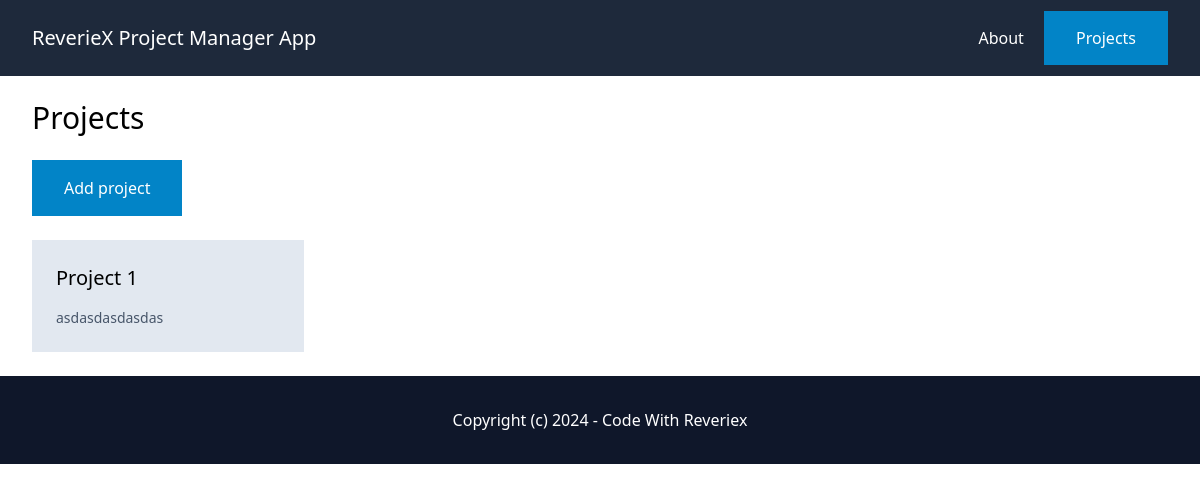
The page /projects/ (signed in) on the database as committed earlier.
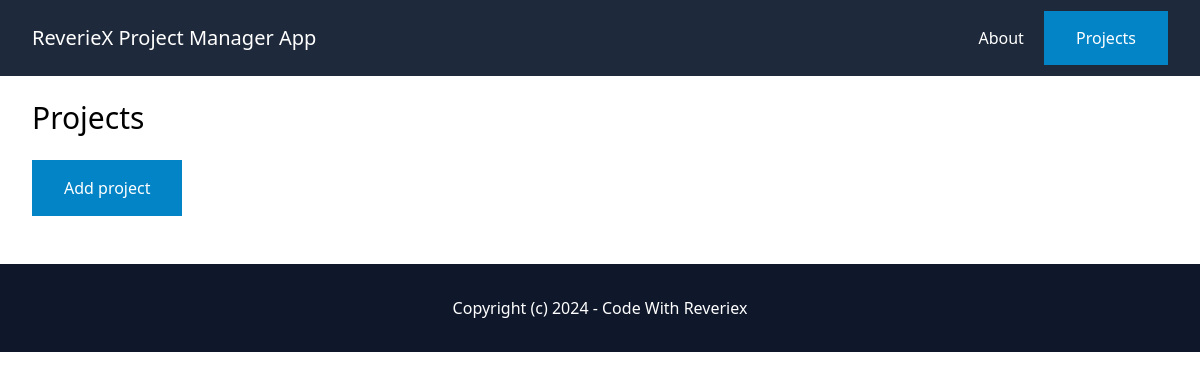
The same page on the database as committed later.
### project/models.py (models this page shows, shortened)
class Project(models.Model):
    id = models.UUIDField(primary_key=True, default=uuid.uuid4, editable=False)
    name = models.CharField(max_length=255)
    description = models.TextField(blank=True, null=True)
    created_by = models.ForeignKey(User, on_delete=models.CASCADE, related_name='projects')

### project/views.py (the view)
# urls.py: path('projects/', include('project.urls')),
@login_required
def projects(request):
    projects = Project.objects.filter(created_by=request.user)
    return render(request, 'project/projects.html', {'projects': projects})

### project/templates/project/projects.html
{% extends 'core/base.html' %}
{% block content %}
    <h1 class="mb-6 text-3xl">Projects</h1>
    <a href="{% url 'project:add' %}" class="py-4 px-8 bg-sky-600 text-white inline-block">Add project</a>
    <div class="mt-6 grid grid-cols-4 gap-4">
        {% for project in projects %}
            <div class="py-6 px-6 bg-slate-200">
                <a href="{% url 'project:project' project.id %}">
                    <h2 class="mb-4 text-xl">{{ project.name }}</h2>
                    <p class="text-sm text-slate-600">
                        {{ project.description }}
                    </p>
                </a>
            </div>
        {% endfor %}
    </div>
{% endblock %}

Rows that differ between the two databases and show on the page:
removed Project: name "Project 1", description "asdasdasdasdas"
